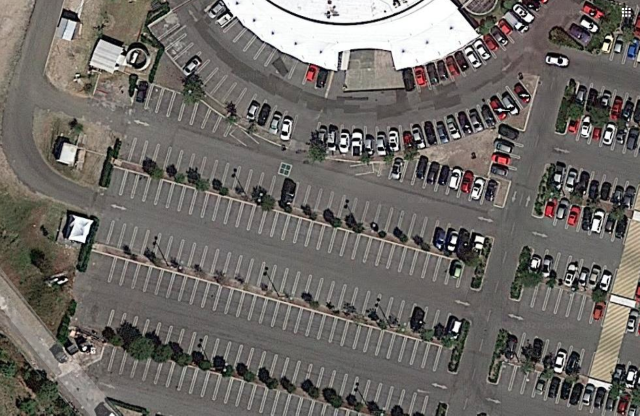
#> input picture EXPERIMENTAL_PATH_FOLLOWING/base_map_itesm.png, 1279 x 831 px (shown at 1/2 size)
$ python ROUTE_FOLLOW_PLOT.py
#> lines starting #> are read from the running program, lines starting #| are printed output that depends on the picture
import numpy as np
import math
import matplotlib.pyplot as plt
import csv

Data = []
Data2 = []
data_line_count = 0
line_count = 0
filename =  'PATH_FOLLOW_TEST_2021-04-27_16:31:47.863192_REAL_H3'
filename2 = 'saved_route_6'
# [5 lines of commented-out code are left out]
start_appending = False
with open(filename+".csv") as csv_file:
#> (reads EXPERIMENTAL_PATH_FOLLOWING/PATH_FOLLOW_TEST_2021-04-27_16:31:47.863192_REAL_H3.csv from the repository)
    csv_reader = csv.reader(csv_file, delimiter=',')
    for row in csv_reader:
        if line_count == 0:
            pass
        else:
            if(float(row[7])>0):
                start_appending = True
            if(start_appending):
                floatRow = [
                float(row[0]),#EXECUTION_TIME
                float(row[1]),#X_POS_KF
                float(row[2]),#Y_POS_KF
                float(row[3]),#X_COORDINATE_GPS
                float(row[4]),#Y_COORDINATE_GPS
                float(row[5]),#YAW_IMU
                float(row[6]),#ESTIMATED_YAW
                float(row[7]),#velocity_sensor
                float(row[8]),#,#STEER_ANGLE_AGV
                bool(row[9]),#READY_FLAG_GPS_X
                bool(row[10]),#READY_FLAG_GPS_Y
                int(row[11]),#WORKING_CMD
                float(row[14]),#X_FRONT_ZED_TEMP
                float(row[15]),#Y_FRONT_ZED_TEMP

                float(row[26]),#X_FRONT_ZED_TEMP
                float(row[27])#Y_FRONT_ZED_TEMP
                ]
                Data.append(floatRow)
                data_line_count += 1
        line_count = line_count+1
    print(data_line_count)
npData = np.array(Data)
data_line_count2 = 0
line_count2 = 0
with open(filename2+".csv") as csv_file:
#> (reads EXPERIMENTAL_PATH_FOLLOWING/saved_route_6.csv from the repository)
    csv_reader = csv.reader(csv_file, delimiter=',')
    for row in csv_reader:
        floatRow = [float(row[0]),#EXECUTION_TIME
        float(row[1]),#X_POS_KF
        float(row[2]),#Y_POS_KF
        ]
        Data2.append(floatRow)
        data_line_count2 += 1
        line_count2 = line_count2+1
    print(data_line_count2)
npData2 = np.array(Data2)
colors = np.array(['black','magenta'])

fig = plt.figure(0,figsize=(9,7))
plt.title('Vehicle position estimate (physical test)')
plt.subplot()
KF, = plt.plot(npData[:,1],npData[:,2],color='cyan',label='Vehicle position estimate')
#GPS = plt.scatter(npData[:,3],npData[:,4],color='greenyellow',label='GPS position',s=5)

image_filename = "base_map_itesm.png"
img = plt.imread(image_filename)
#> img is the input picture: shape (831, 1279, 4) float32; mean R, G, B, A 0.434, 0.419, 0.402, 1
plt.imshow(img, extent=[-122.766+58, 22.862+58, -73.482+20, 16.428+20])
#plt.imshow(img, extent=[-122.766, 22.862, -73.482, 16.428])
ax = plt.axes()
arrow_lenght = 1
X = []
Y = []
U = []
V = []
time = 0
for index in range(0,data_line_count2-2,3):
    t1 = (npData2[index,0])
    t2 = (npData2[index,1])
    t3 = (arrow_lenght*math.cos(npData2[index,2]))
    t4 = (arrow_lenght*math.sin(npData2[index,2]))
    X.append(t1)
    Y.append(t2)
    U.append(t3)
    V.append(t4)
    arrow = ax.arrow(t1,t2,t3,t4, head_width=arrow_lenght, head_length=arrow_lenght, ec='red',fc='red',label="Trajectory orientation")
    time = npData[index,0]
npX = np.array(X)
npY = np.array(Y)
npU = np.array(U)
npV = np.array(V)

#arrow
DESIRED_PATH = plt.scatter(npData2[:,0],npData2[:,1],color='blue',label='Desired path',s=2)
ax.legend(handles=[KF,DESIRED_PATH,arrow],loc='upper left',ncol=3, mode="expand", borderaxespad=0.0)

#plt.xlim(-100, -40)
#plt.ylim(-70, -40)
plt.xlabel('X Position (m)')
plt.ylabel('Y Position (m)')
plt.grid()

plt.savefig("PLOTS/"+filename+'.eps', dpi=600)
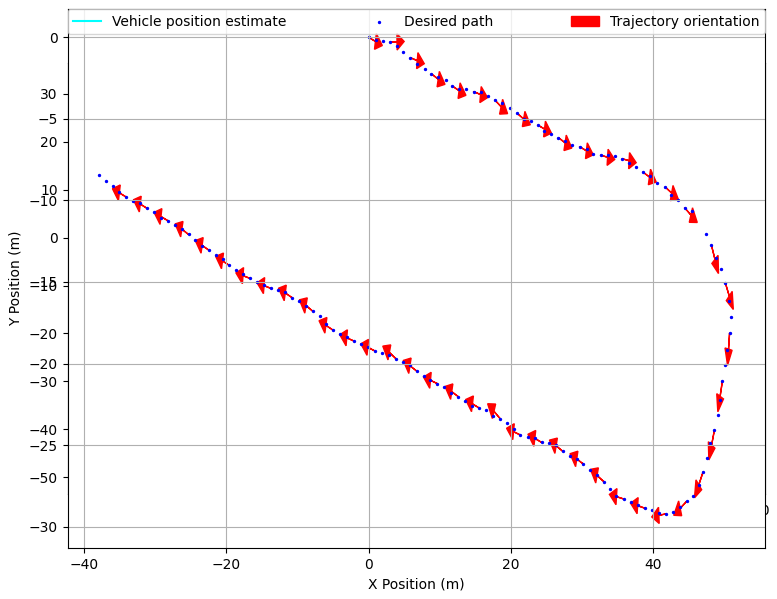
#> figure drawn by matplotlib, 2 panels
plt.savefig("PLOTS/"+filename+'.png')


plt.show()
